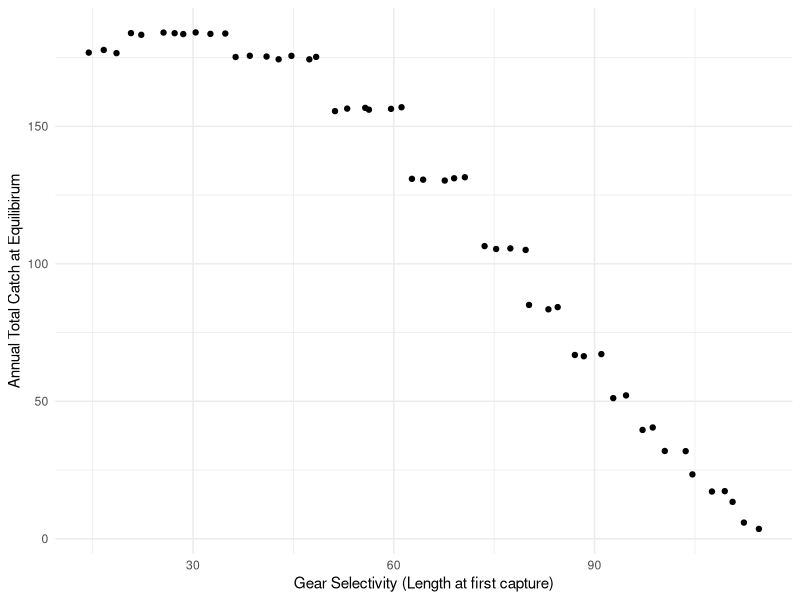
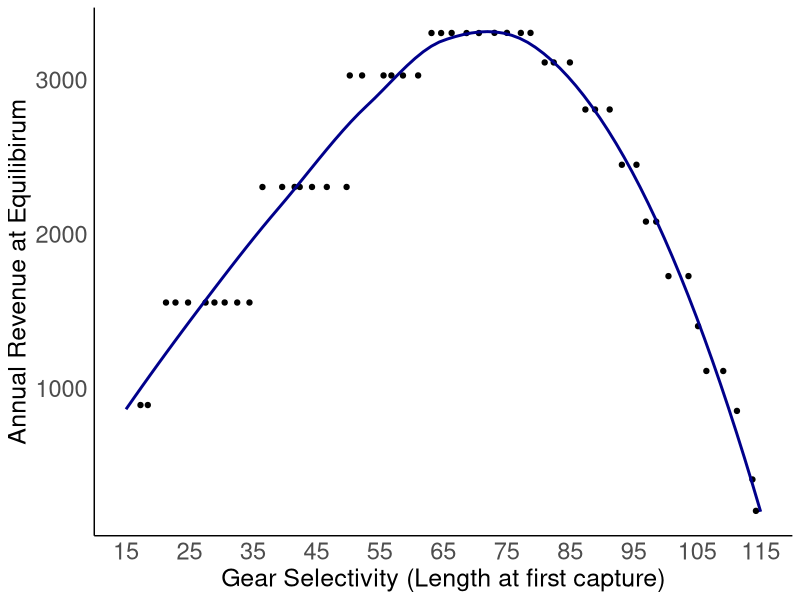
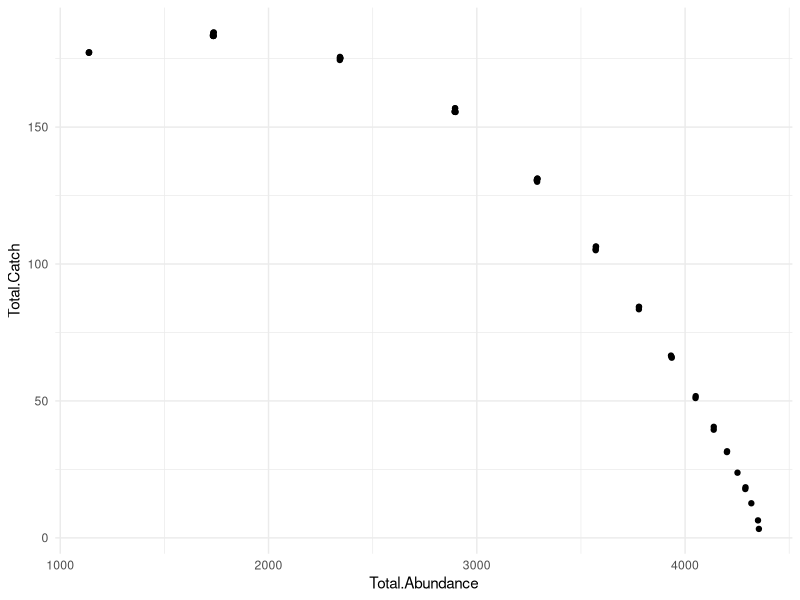

R code for these plots, in order:
## ---- chunk 1
rm(list=ls())


#Set Model----
NumYears = 25

R0 = 1000

## ---- chunk 2
Linf = 122.1
K = 0.172
to = 0.919
  
Wa = 0.024
  
Wb = 2.824
  


#Length (cm) at which a fish is  mature

m = 55


#Natural mortality
M <- 0.258

F <- 0.315

#Selectivty in 2014 was 29 cm

# BHa <- 054.6 #this is made up
# 
# BHb <- 0.0089 #this is made up
#Steepness parameter h - when you dont have a study use 0.7
h=0.7

## ---- chunk 3

#Our max age is 18 years
Age <- seq(1,18,1)

Length <- Linf*(1-exp(-K*(Age-to)))

#Converts lengths (cm) to weight (g)
Weight <- Wa*Length^Wb

#Length at first capture
Lc = seq(15, 115, 2 )

#Maturity
Ma = ifelse(Length < m, 0, 1)

#realitve fecundity - produce about 41 eggs per gram 
#SOURCE: https://www.scribd.com/doc/81002346/Crecimiento-y-Reproduccion-de-corvina
fa <- Weight*41

#Price per USD per kg is dependent on size of fish
Price <- c(0.71,3.25,4.31)
## ---- chunk 4
N_at <- data.frame(matrix(data = NA, ncol = max(Age), nrow = NumYears))
colnames(N_at) = as.character(c(Age))

Eggs <- vector(length = NumYears)

Catch <- data.frame(matrix(data = NA, ncol = max(Age) + 1, nrow = NumYears))
colnames(Catch) <- as.character(c(Age,'Total'))
                        

Revenue <- data.frame(matrix(data = NA, ncol = 4, nrow = NumYears))
colnames(Revenue) =c('small',
                     'med',
                     'large',
                     'total')


#Scenarios based on length at first capture (Lc)



Results <- data.frame(matrix(data = NA, ncol = max(Age) + 3 , nrow = length(Lc)))
colnames(Results) <- as.character(c('Lc', Age,'Total.Catch','Total.Revenue'))

## ---- chunk 5



#this sets top left
N_at[1,1] = R0


#  Set inital condition in year t = 0 (assumes no fishing)
for (a in 1:17){
 
  N_at[1,a+1] = N_at[1,(a)]*exp(-M)
  
}



#Length (cm) at which a fish is vulnerable to fishing mortality



for (s in 1:length(Lc)) {
  
Va = ifelse(Length < Lc[s], 0, 1)

#Eggs in year 1
Eggs[1] = sum(N_at[1,]*fa*Ma) # this is equal to pi * R0

phi <- Eggs[1]

Catch[1,] = 0

    
    for (t in 2:NumYears) {
      
    N_at[t,1] =  (0.8*R0*h*(sum(N_at[t-1,]*fa*Ma)))/(0.2*phi*(1-h)+(h-0.2)*(sum(N_at[t-1,]*fa*Ma)))
      
        for (a in 1:17) {
        
        
        # Introduce fishing as Va*F  
          N_at[t,a+1] = exp(-M - Va[a]*F)*N_at[(t - 1),(a)]
          
          
          
         #Catch by cohort = number of individual age a in year t - indvid. age a captured in year t
          
           Catch[t,a+1] = ((Va[a+1]*F)/(Va[a+1]*F+M))*N_at[(t),(a+1)]*(1 - exp(-M - Va[a+1]*F))
          
           Catch[t,1] = 0
          
        }
    
     Catch$Total[t] = sum(Catch[t,1:18])  
    
     Eggs[t] = sum(N_at[t,]*fa*Ma)
     
     #Calculate Revenue by commercial class
     
      Revenue[t,1] = sum(Weight[1:2]*Catch[t,1:2]*Price[1]/1000)
      
      Revenue[t,2] = sum(Weight[3:4]*Catch[t,3:4]*Price[2]/1000)
      
      Revenue[t,3] = sum(Weight[5:max(Age)]*Catch[t,5:max(Age)]*Price[3]/1000)
      
      Revenue[t,4] = sum(Revenue[t,1:3])
          
    }

Results[s,1] = Lc[s]

Results[s,2:19] = N_at[NumYears,]

Results[s,20] = Catch$Total[NumYears]

Results[s,21] = Revenue$total[NumYears]

}
## ---- chunk 6
library(ggplot2)

# Lc.Catch = 
  ggplot(Results, aes(x=Lc, y= Total.Catch)) +
              geom_jitter() +
              labs(x="Gear Selectivity (Length at first capture)", y = "Annual Total Catch at Equilibirum" ) +
              theme_minimal()
          
## ---- chunk 7

# 
# Lc.Rev =
  
  ggplot(Results, aes(x=Lc, y= Total.Revenue)) +
              geom_jitter() +
              geom_smooth(se = FALSE, col = "darkblue") +
              scale_x_continuous(limits=c(min(Lc),max(Lc)), breaks=seq(15, 115, 10)) +
              labs(x="Gear Selectivity (Length at first capture)", y = "Annual Revenue at Equilibirum" ) +
              theme_minimal() +            
              theme(panel.grid.major = element_blank(), panel.grid.minor = element_blank() ,axis.line = element_line(colour = "black")) +
              theme(axis.text.x = element_text(size=17),
                    axis.text.y = element_text(size=17),
                    axis.title.x = element_text(size=18),
                    axis.title.y = element_text(size=18))
             
          
## ---- chunk 8


Results$Total.Abundance = apply(Results[2:19],1, sum)
   
ggplot(Results, aes(x=Total.Abundance, y= Total.Catch)) +
              geom_jitter() +
              theme_minimal()
          
